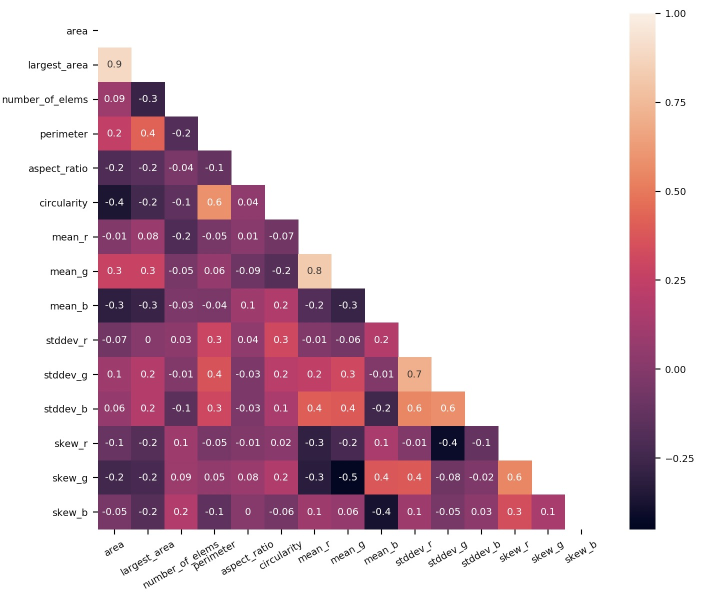
#> input picture reports/paper/img/corr_matrix_colour.jpeg, 1406 x 1188 px (shown at 1/2 size); its folder holds only this picture in this run
$ python -i make_dataset.py   (imports and definitions only)
#> lines starting #> are read from the running program, lines starting #| are printed output that depends on the picture; after the words box and inside, x2 and y2 are one past the last pixel; in counts of white or black regions, pixels touching at a corner belong together
#> further down, picture is the input picture: shape (1188, 1406, 3); mean B, G, R 204.4, 194.1, 217.2
# -*- coding: utf-8 -*-
import os
import cv2
import numpy as np
import pandas as pd
import scipy.stats as st
import src.visualization.visualize as vs
import src.features.build_features as bf
from glob import glob


# [121 lines left out: functions get_images, prepare_images, create_dataset, not called in this run]


def increase_brightness(image, value=30):
#> called with value = 30
    hsv = cv2.cvtColor(image, cv2.COLOR_BGR2HSV)
#> hsv: shape (1188, 1406, 3); mean H, S, V 45.6, 44.3, 218.1
    h, s, v = cv2.split(hsv)
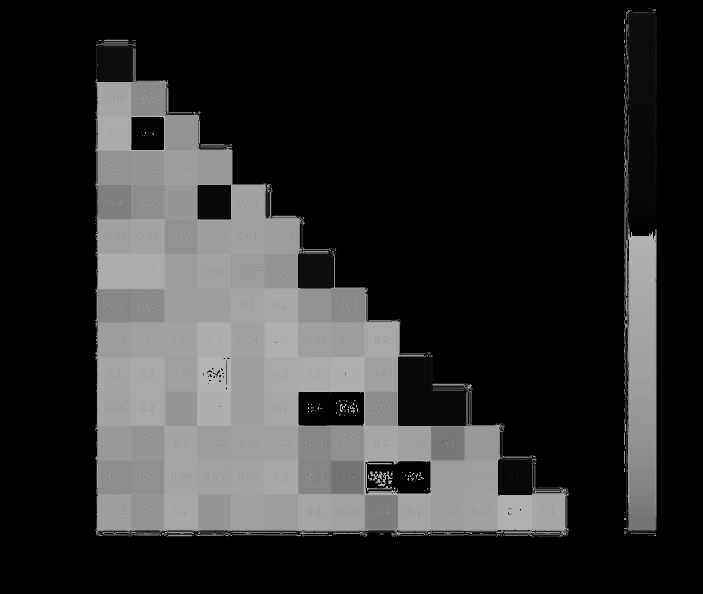
#> h: shape (1188, 1406) (shown at 1/2 size); min 0, max 179, mean 45.6
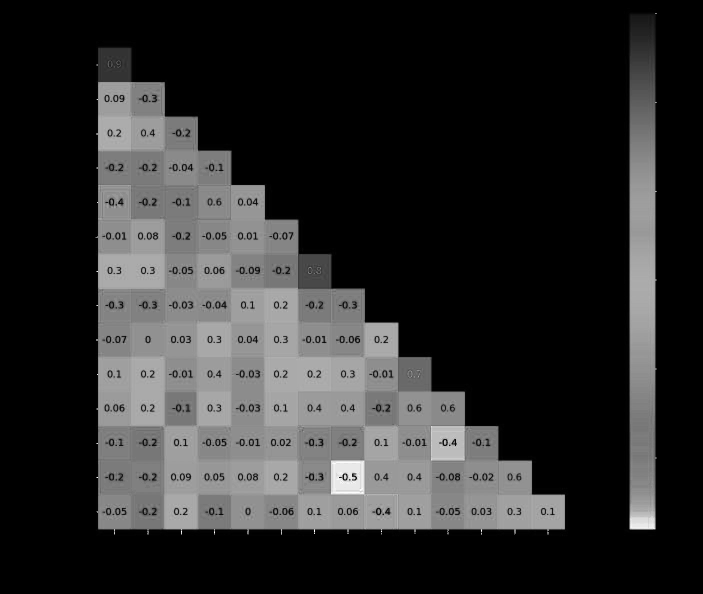
#> s: shape (1188, 1406) (shown at 1/2 size); min 0, max 255, mean 44.3
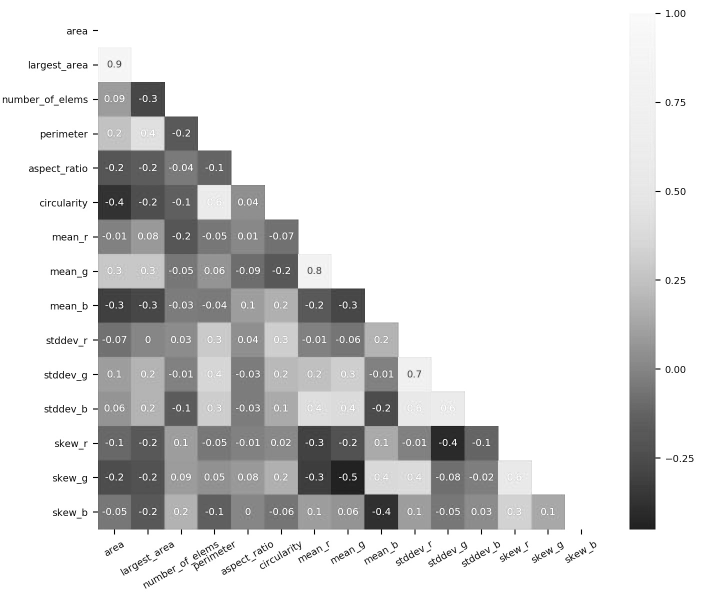
#> v: shape (1188, 1406) (shown at 1/2 size); min 0, max 255, mean 218.1

    lim = 255 - value
    v[v > lim] = 255
#> v: shape (1188, 1406); 4.63% of pixels changed, all inside (x1, y1, x2, y2) = (0, 16, 1392, 1184)
    v[v <= lim] += value
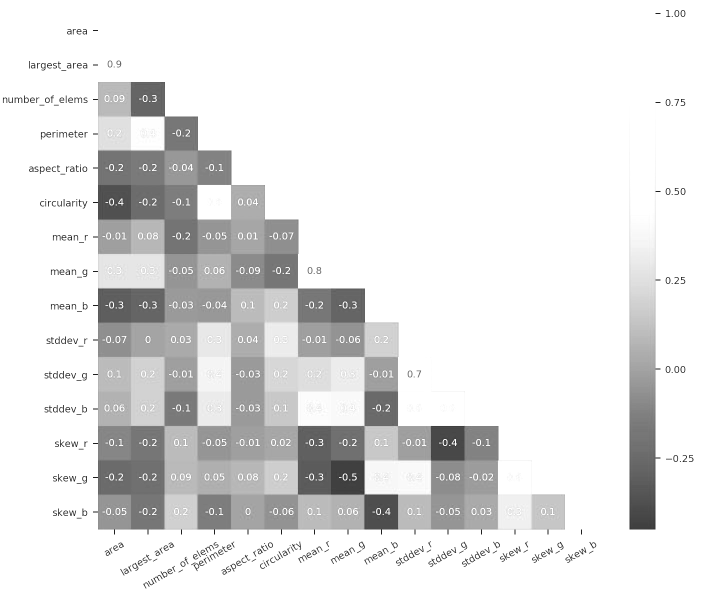
#> v: shape (1188, 1406) (shown at 1/2 size); min 30, max 255, mean 227.5

    final_hsv = cv2.merge((h, s, v))
#> final_hsv: shape (1188, 1406, 3); mean H, S, V 45.6, 44.3, 227.5
    img = cv2.cvtColor(final_hsv, cv2.COLOR_HSV2BGR)
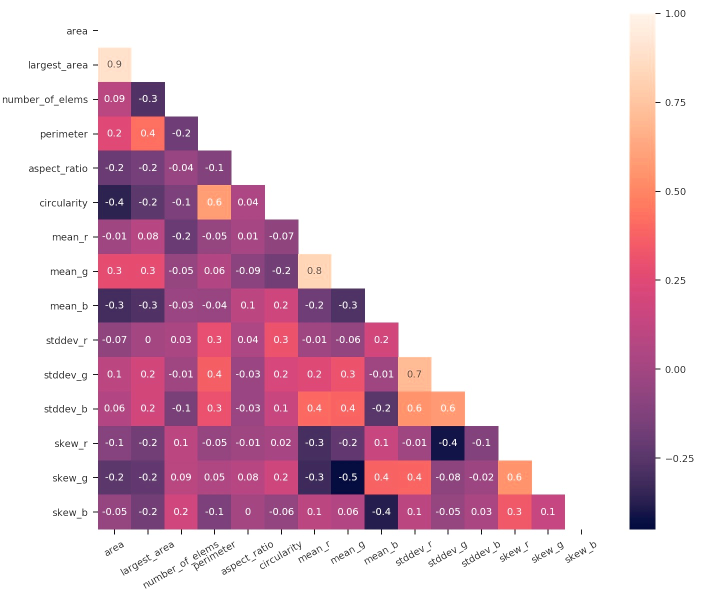
#> img: shape (1188, 1406, 3) (shown at 1/2 size); mean B, G, R 211.6, 198.5, 226.1
    return img


# [9 lines left out: function main, not called in this run]


# [2 lines not run here, left out]

>>> import cv2
>>> picture = cv2.imread('../../reports/paper/img/corr_matrix_colour.jpeg')
>>> result = increase_brightness(picture)

$ run again, on reports/paper/img/corr_matrix_plain.png
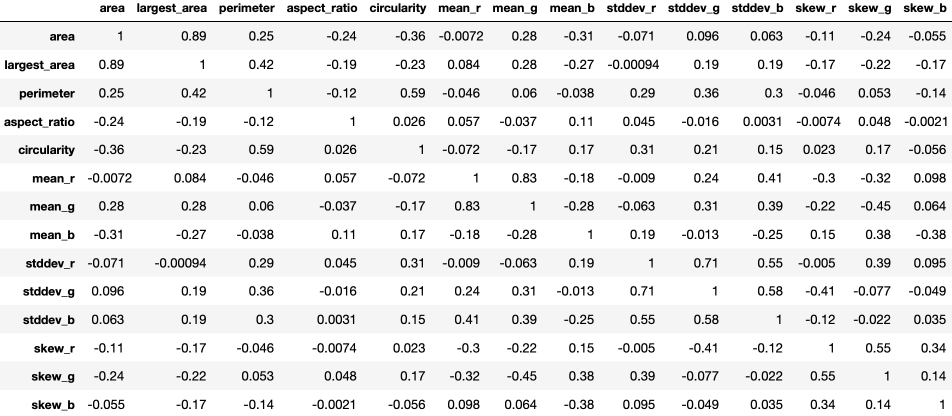
#> input picture reports/paper/img/corr_matrix_plain.png, 1904 x 832 px (shown at 1/2 size)
#> picture is the input picture: shape (832, 1904, 3); min 0, max 255, mean 235.3
#> hsv: shape (832, 1904, 3); mean H, S, V 0, 0, 235.3
#> h: shape (832, 1904); every value is 0
#> final_hsv: shape (832, 1904, 3); mean H, S, V 0, 0, 242.1
#> in increase_brightness, `img = cv2.cvtColor(final_hsv, cv2.COLOR_HSV2BGR)`:
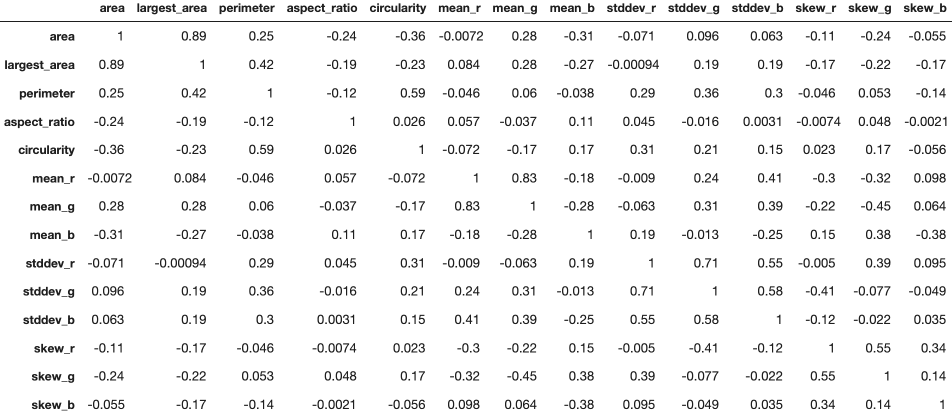
#> img: shape (832, 1904, 3) (shown at 1/2 size); min 30, max 255, mean 242.1

$ run again, on reports/paper/img/dilation.png
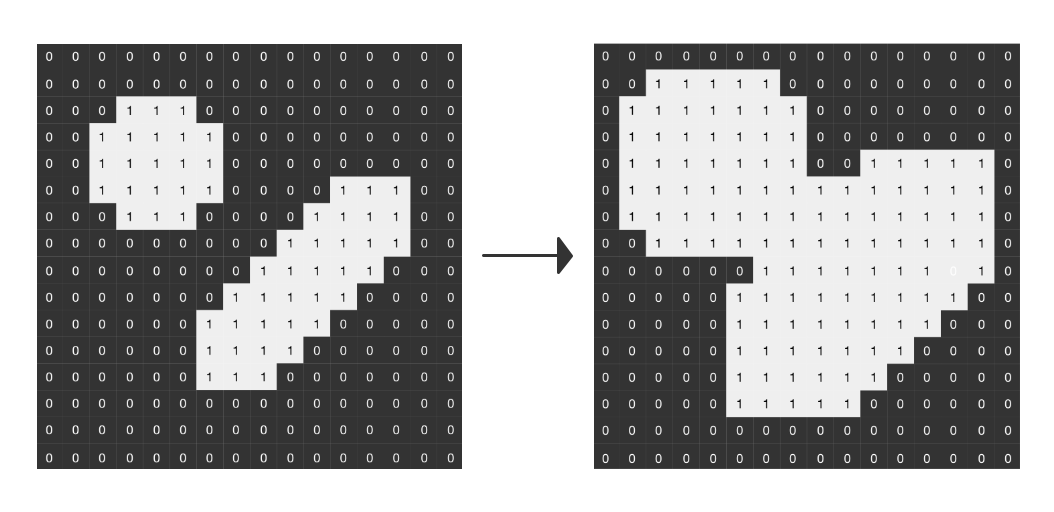
#> input picture reports/paper/img/dilation.png, 1054 x 512 px
#> picture is the input picture: shape (512, 1054, 3); min 0, max 255, mean 163.1
#> hsv: shape (512, 1054, 3); mean H, S, V 0, 0, 163.1
#> h: shape (512, 1054); every value is 0
#> in increase_brightness, `v[v <= lim] += value`:
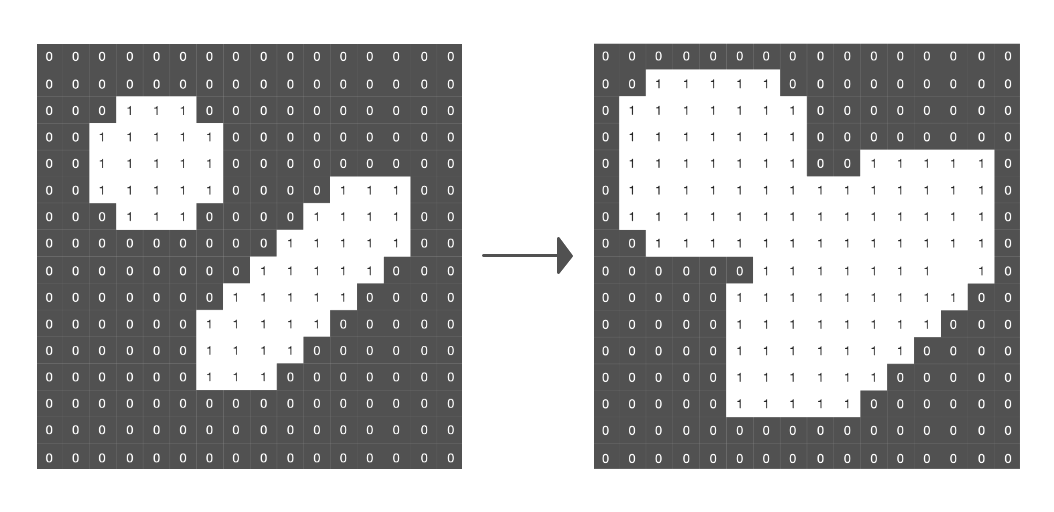
#> v: shape (512, 1054); min 30, max 255, mean 180.2
#> final_hsv: shape (512, 1054, 3); mean H, S, V 0, 0, 180.2
